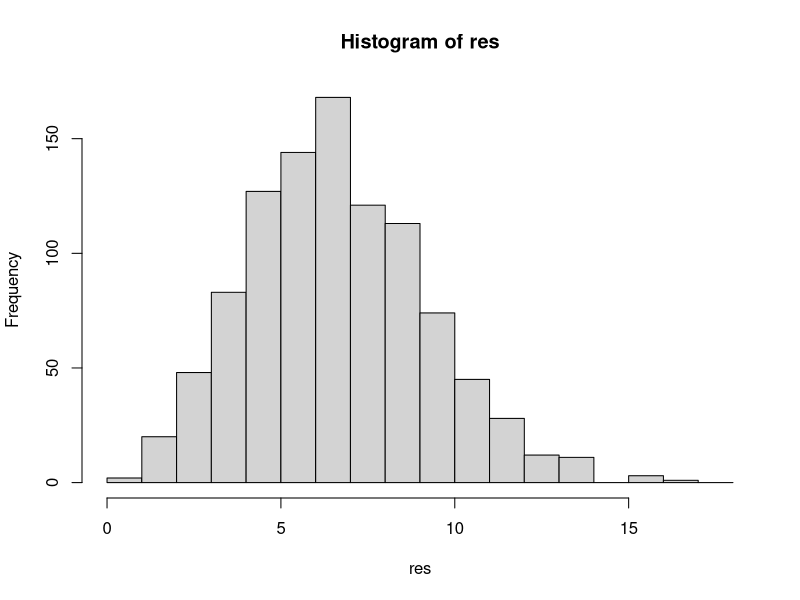
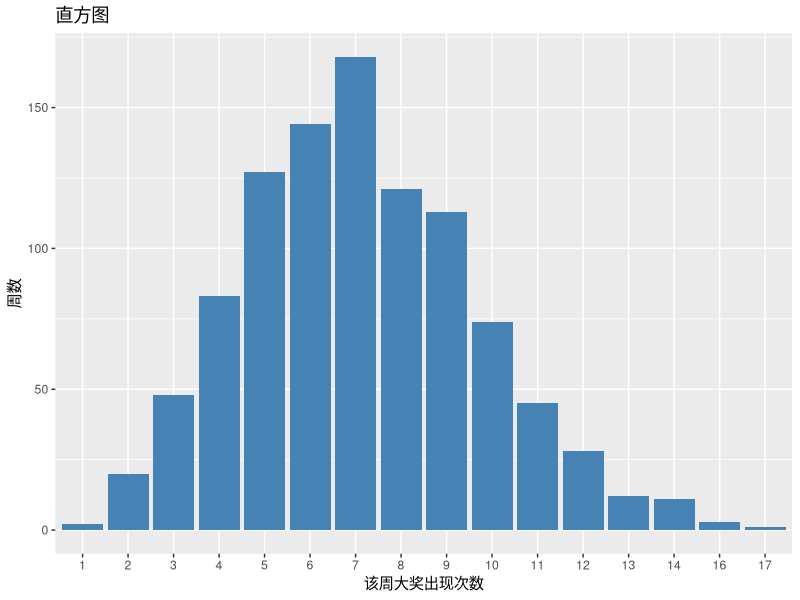
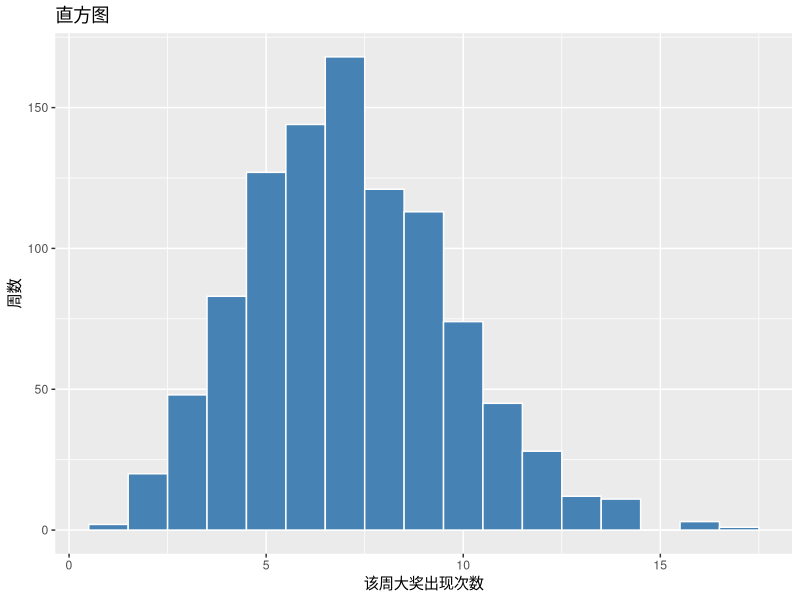
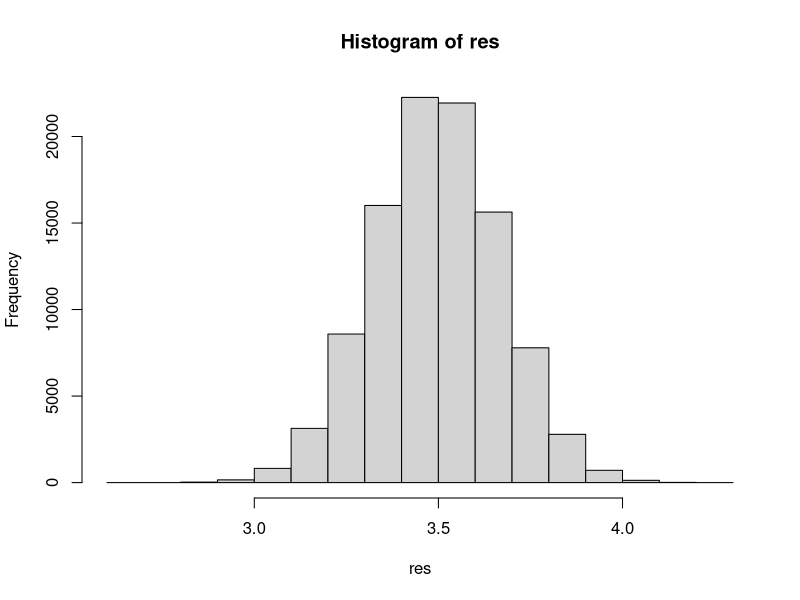
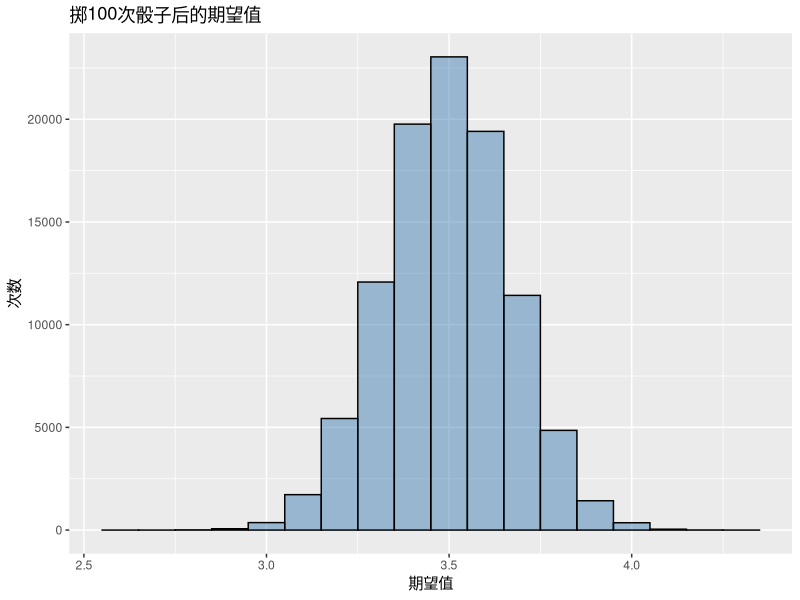
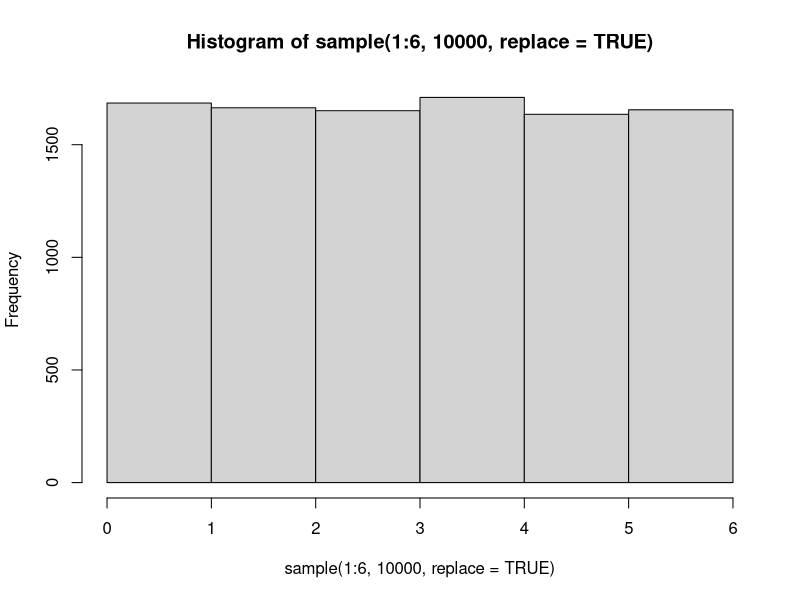
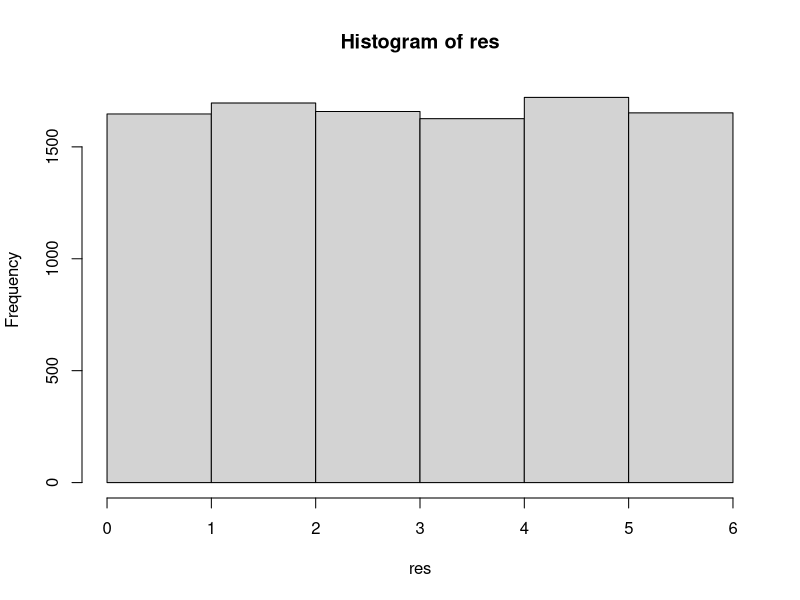
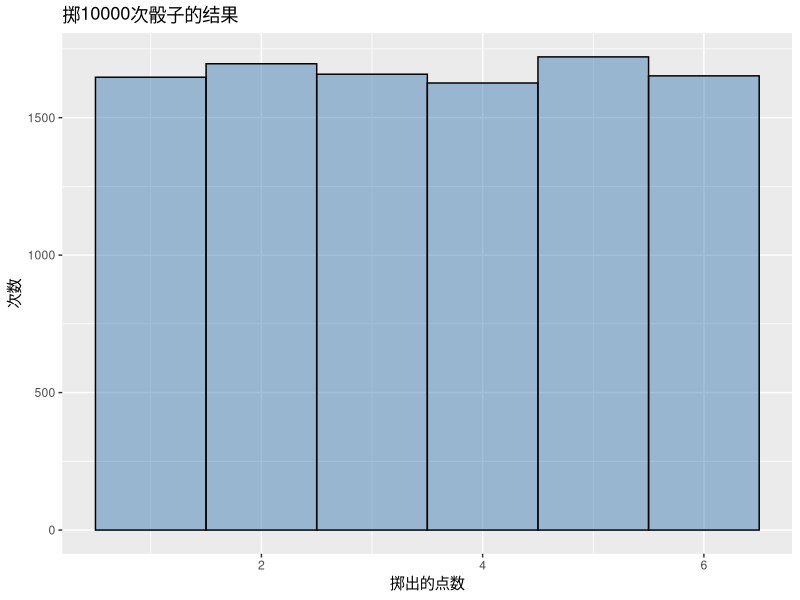

These charts were generated, in order, by the following R code:
# vers. 1.1 # 2016 09 23
### ----- 第1章 ----- ###

# Code01-01（P.25 01-06）
# ======================

# R语言会忽略井号（#）右侧的命令。我们可以利用这一性质，将笔记或注释写在#右侧
choujiang <- c("未中奖","一等奖")

# 现在是要每天抽100次奖，重复7天，然后统计一等奖出现的次数
# 我们写一条命令让上述过程重复执行1000次，并将结果以res为名称保存
# 格式：replicate(1000, sum(replicate(7, 抽100次奖时出现一等奖的次数)))
res <- replicate(1000, sum(replicate (7, sample (choujiang, 100, prob = c(99,1), replace = TRUE) ) == "一等奖"))

# 简单的直方图
hist(res, breaks = 0:18)

# 如果想生成更精致的图，需要安装制图软件包ggplot2（需要网络）
install.packages("ggplot2")
library(ggplot2) # 使用前需要先加载

# 对抽奖数据稍作加工，以便用ggplot2程序包绘图
resD <- as.data.frame(table(res))

# 只显示头10行数据
head(resD, n = 10)

# 实际绘图
ggplot(resD, aes(y = Freq, x = res)) +  geom_histogram(binwidth = 1, stat="identity", fill = "steelblue") + xlab("该周大奖出现次数") + ylab ("周数") + ggtitle("直方图")

# 在最新版本的ggplot2程序包中，由于geom_histogram函数的格式发生了变化，
# 所以若上面的最后1行代码执行后报错（Error: Unknown parameters: binwidth, bins, pad），请改用下面这2行代码生成直方图

resD <- as.data.frame(res)
ggplot(resD, aes(x = res)) + geom_histogram(binwidth = 1, color = "white", fill = "steelblue") + xlab("该周大奖出现次数") + ylab ("周数") + ggtitle("直方图")


# Code01-02（P.47 01-12）
# ======================

# 骰子的平均值和期望值
# 这里也要用到循环执行命令的replicate函数
res <- replicate(100000,  mean (sample(1:6, 100,replace = TRUE)))

# 简单的直方图
hist(res)

# 生成更精致的图
library(ggplot2)

# 略微修改掷骰子的结果数据，便于绘图
dice <- data.frame(骰子 = res)

# 实际绘图
ggplot(dice, aes (x = 骰子)) + geom_histogram(binwidth = .1, fill = "steelblue", colour = "black", alpha = 0.5) + xlab("期望值") + ylab ("次数") + ggtitle("掷100次骰子后的期望值")


# 01-06（P.23）
# ============

# 用R语言模拟抽奖
# 将“抽奖箱”（数据）命名为choujiang，里面装入“未中奖”和“一等奖”
choujiang <- c("未中奖","一等奖")

# 查看choujiang的内容
choujiang

# 虽然“抽奖箱”choujiang中只有2个元素，但在R语言中通过sample函数，即可使“未中奖”和“一等奖”以99比1的比例出现
# 该函数会随机取出数据，所以每次执行结果都不一定相同
# 下面的写法表示只抽1次奖
sample(choujiang, 1, prob = c(99, 1))

# 在模拟抽100次奖的命令中，通过添加replace = TRUE，即可使每次抽奖时“未中奖”和“一等奖”的比例都是99比1
sample(choujiang, 100, prob = c(99, 1), replace = TRUE)

# 模拟每天抽100次奖，连续抽1周
# 输出的是一个100行7列的数据
# replicate函数的作用是将命令执行指定次数
# 格式：replicate(次数, 命令)
replicate(7, sample(choujiang, 100, prob = c(99, 1), replace = TRUE))

# 统计出“一等奖”出现的次数
# 通过“sum(A == "一等奖")”，即可统计出A里面出现了多少次“一等奖”
sum(replicate(7, sample(choujiang, 100, prob = c(99, 1), replace = TRUE) ) == "一等奖")


# 01-08（P.35）
# ============

# 用RStudio进行加法运算
1 + 2 + 3 + 4 + 5


# 01-09（P.36）
# ============

# 用RStudio计算1～1000的整数之和
sum(1:1000)


# 01-10（P.39）
# ============

# 1～6的整数
1:6

# 用sample函数实现从1到6的整数中随机取出1个
sample(1:6, 1)
sample(1:6, 1)

# 掷100次骰子，或者可以看作同时掷出100个骰子
sample(1:6, 100, replace = TRUE)

# 再次回到模拟抽奖的例子
choujiang <- c("未中奖","一等奖")

# 模拟100次“未中奖”和“一等奖”的放回抽样
sample(choujiang, 100, prob = c(99, 1), replace = TRUE)


# 01-11（P.43）
# ============

# 生成频率分布表
table(sample(1:6, 100, replace = TRUE))

# 生成直方图
hist(sample (1:6, 10000, replace = TRUE), breaks = 0:6)


# 01-12（P.46）
# ============

# 掷100次骰子时出现的点数的平均值
# 由于掷出的点数是随机的，所以每次执行结果会稍有不同
mean(sample (1:6, 100, replace = TRUE))


# hist和geom_histogram函数（P.53）
# ===============================

# 模拟掷10000次骰子，绘制出直方图
res <- sample(1:6, 10000, replace = TRUE)

# 简单的直方图
# breaks=0:6用于设置横轴跨度
hist(res, breaks = 0:6)

# 对数据稍作加工，以便生成更精致的图
dice <- data.frame(骰子 = res)

# 查看开头部分
head(dice)

# 生成更精致的直方图
ggplot(dice, aes (x = 骰子)) + geom_histogram(binwidth = 1, fill = "steelblue", colour = "black", alpha = 0.5) + xlab("掷出的点数") + ylab ("次数") + ggtitle("掷10000次骰子的结果")

